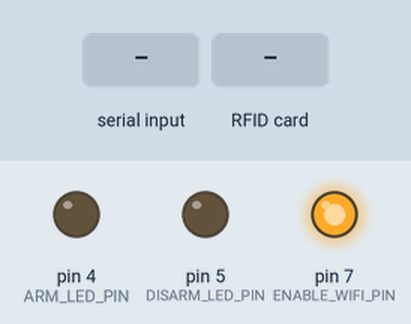
This sketch was run on a simulated Arduino Uno, built with avr-gcc and run on an emulated ATmega328P. Shown: output pins drawn as LEDs (lit = HIGH). The inputs (shaded band) are chosen by the test bench. Pins used as bus, display or sensor lines are not drawn; what the sketch prints to the serial monitor is not drawn.

Above: at 0.8 s.
0.9 s: "Wifi module started\n" received over the second serial link
At 2.2 s:
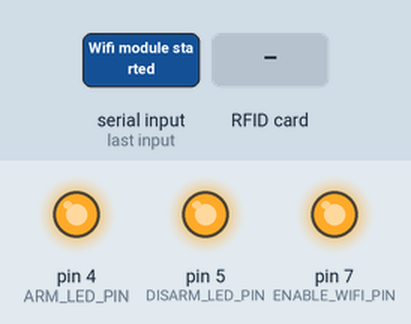
2.5 s: RFID card 5E 7A 19 C4 held to the reader
Timing chart, 0 to 5.5 s (numbered marks = the images above; inputs shaded):
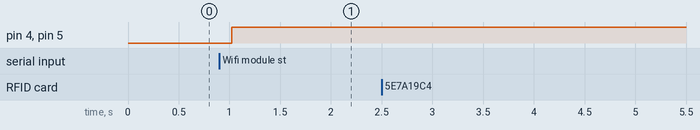

Measured:
- after the input at 0.9 s, pin 4 (ARM_LED_PIN), pin 5 (DISARM_LED_PIN): LOW → HIGH after 0.12 s
- after the input at 2.5 s, every drawn part: stays the same

The sketch:

Arduino_AccessControl.ino
```cpp
// (licence header left out)
/*
   Typical pin layout used:
   -----------------------------------------------------------------------------------------
               MFRC522      Arduino       Arduino   Arduino  Arduino    Arduino          Arduino
               Reader/PCD   Uno/101       Mega      Nano v3  Pro Mini   Leonardo/Micro   Pro Micro
   Signal      Pin          Pin           Pin       Pin      Pin        Pin              Pin
   -----------------------------------------------------------------------------------------
   RST/Reset   RST          9             5         D9       D9         RESET/ICSP-5     RST
   SPI SS      SDA(SS)      10            53        D10      D10        10               10
   SPI MOSI    MOSI         11 / ICSP-4   51        D11      D11        ICSP-4           16
   SPI MISO    MISO         12 / ICSP-1   50        D12      D12        ICSP-1           14
   SPI SCK     SCK          13 / ICSP-3   52        D13      D13        ICSP-3           15
*/

#include <SPI.h>                // RC522 Module uses SPI protocol
#include <MFRC522.h>            // Library for Mifare RC522 Devices
#include <SoftwareSerial.h>
SoftwareSerial softSerial(2,3); // RX, TX
String inputString = "";        // A String to hold incoming data
bool stringComplete = false;    // whether the string is complete

const uint32_t baud = 9600;

#define ARM_LED_PIN 4
#define DISARM_LED_PIN 5

#define RESET_WIFI_PIN 8
#define ENABLE_WIFI_PIN 7

#define UNDEFINED 0
#define ARM 1
#define DISARM 2
int segMode = UNDEFINED; // Alarm status Armed/Disarmed.

uint8_t successRead;     // Variable integer to keep if we have Successful Read from Reader

byte readCard[4];        // Stores scanned ID read from RFID Module
String tag;              // Stores scanned ID read from RFID Module as String

// Create MFRC522 instance.
#define SS_PIN 10
#define RST_PIN 9
MFRC522 mfrc522(SS_PIN, RST_PIN);

///////////////////////////////////////// Setup ///////////////////////////////////
void setup() {

  // Pin config;
  pinMode(ARM_LED_PIN, OUTPUT);
  pinMode(DISARM_LED_PIN, OUTPUT);
  pinMode(RESET_WIFI_PIN, OUTPUT);
  pinMode(ENABLE_WIFI_PIN, OUTPUT);

  // Initial led mode;
  digitalWrite(ENABLE_WIFI_PIN, LOW);
  digitalWrite(RESET_WIFI_PIN, LOW);
  digitalWrite(ARM_LED_PIN, LOW);
  digitalWrite(DISARM_LED_PIN, LOW);


  //Protocol Configuration
  Serial.begin(baud);      // Initialize serial communications with PC
  softSerial.begin(baud);  // Inicializs serial cominications with ESP-01s
  SPI.begin();             // MFRC522 Hardware uses SPI protocol
  mfrc522.PCD_Init();      // Initialize MFRC522 Hardware

  //If you set Antenna Gain to Max it will increase reading distance
  //mfrc522.PCD_SetAntennaGain(mfrc522.RxGain_max);

  Serial.println(F("Access Control Example v0.1"));   // For debugging purposes
  ShowReaderDetails();  // Show details of PCD - MFRC522 Card Reader details

  Serial.println(F("Waiting for Wifi module"));
  digitalWrite(ENABLE_WIFI_PIN, HIGH);
  digitalWrite(RESET_WIFI_PIN, HIGH);
  while(!stringComplete) {
    leerComando();
    if (stringComplete) {
      if (inputString.indexOf("Wifi module started") >= 0)
        goto WifiConected;
      Serial.println(inputString);
      inputString = "";
      stringComplete = false;
    }
    Serial.print(".");
  }
WifiConected:
  Serial.println(inputString);
  inputString = "";
  stringComplete = false;
  // Tell wifi module get security status.
  softSerial.write("GetSecurityStatus\n");

  Serial.println(F("-------------------"));
  Serial.println(F("Everything is ready"));
  Serial.println(F("Waiting PICCs to be scanned"));
}


///////////////////////////////////////// Main Loop ///////////////////////////////////
void loop () {
  do {
    successRead = getID();  // sets successRead to 1 when we get read from reader otherwise 0
    setStatusLeds();
    leerComando();
    if (stringComplete) {
      ejecutarComando(inputString);
      inputString = "";
      stringComplete = false;
    }
  } while (!successRead);   //the program will not go further while you are not getting a successful read
  sendTag();
}

void sendTag() {
  softSerial.write(String(tag + "\n").c_str());
}

void leerComando() {
  while (softSerial.available()) {
    // get the new byte:
    char inChar = (char)softSerial.read();
    // if the incoming character is a newline, set a flag so the main loop can
    // do something about it:
    if (inChar == '\n')
      stringComplete = true;
    else
      // add it to the inputString: I don't want a \n at end.
      inputString += inChar;
  }
}

void ejecutarComando(String comando) {
  if (comando == String("Disarm")) {
    segMode = DISARM;
  } else if (comando == String("Armed")) {
    segMode = ARM;
  } else
    Serial.write(String(comando + "\n").c_str());
}

void setStatusLeds() {
  if (segMode == DISARM) {
    digitalWrite(DISARM_LED_PIN, HIGH);
    digitalWrite(ARM_LED_PIN, LOW);
  } else if (segMode == ARM) {
    digitalWrite(DISARM_LED_PIN, LOW);
    digitalWrite(ARM_LED_PIN, HIGH);
  } else {
    digitalWrite(DISARM_LED_PIN, HIGH);
    digitalWrite(ARM_LED_PIN, HIGH);
  }
}

///////////////////////////////////////// Get PICC's UID ///////////////////////////////////
uint8_t getID() {
  // Getting ready for Reading PICCs
  if ( ! mfrc522.PICC_IsNewCardPresent()) { //If a new PICC placed to RFID reader continue
    return 0;
  }
  if ( ! mfrc522.PICC_ReadCardSerial()) {   //Since a PICC placed get Serial and continue
    return 0;
  }
  // There are Mifare PICCs which have 4 byte or 7 byte UID care if you use 7 byte PICC
  // I think we should assume every PICC as they have 4 byte UID
  // Until we support 7 byte PICCs
  Serial.println(F("Scanned PICC's UID:"));
  for ( uint8_t i = 0; i < 4; i++) {  //
    readCard[i] = mfrc522.uid.uidByte[i];
    Serial.print(readCard[i], HEX);
  }
  Serial.println("");
  mfrc522.PICC_HaltA(); // Stop reading

  char str[32] = "";
  array_to_string(readCard, 4, str);
  tag = String(str);

  return 1;
}

void ShowReaderDetails() {
  // Get the MFRC522 software version
  byte v = mfrc522.PCD_ReadRegister(mfrc522.VersionReg);
  Serial.print(F("MFRC522 Software Version: 0x"));
  Serial.print(v, HEX);
  if (v == 0x91)
    Serial.print(F(" = v1.0"));
  else if (v == 0x92)
    Serial.print(F(" = v2.0"));
  else
    Serial.print(F(" (unknown),probably a chinese clone?"));
  Serial.println("");
  // When 0x00 or 0xFF is returned, communication probably failed
  if ((v == 0x00) || (v == 0xFF)) {
    Serial.println(F("WARNING: Communication failure, is the MFRC522 properly connected?"));
    Serial.println(F("SYSTEM HALTED: Check connections."));
    while (true); // do not go further
  }
}

void array_to_string(byte array[], unsigned int len, char buffer[])
{
    for (unsigned int i = 0; i < len; i++)
    {
        byte nib1 = (array[i] >> 4) & 0x0F;
        byte nib2 = (array[i] >> 0) & 0x0F;
        buffer[i*2+0] = nib1  < 0xA ? '0' + nib1  : 'A' + nib1  - 0xA;
        buffer[i*2+1] = nib2  < 0xA ? '0' + nib2  : 'A' + nib2  - 0xA;
    }
    buffer[len*2] = '\0';
}
```
